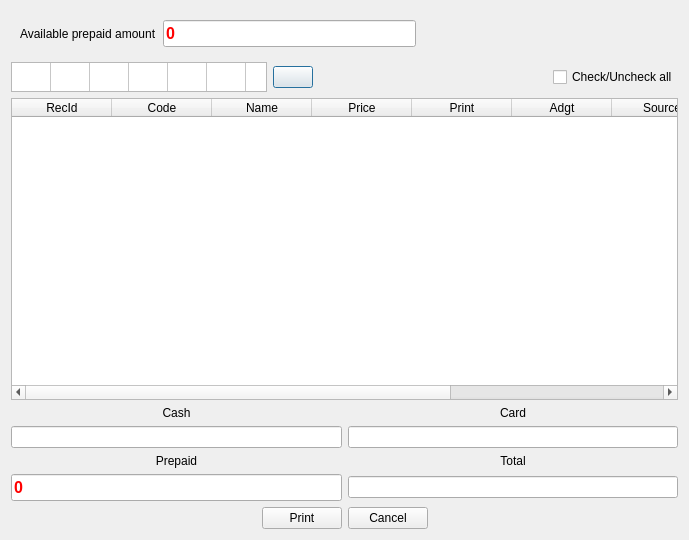
<?xml version="1.0" encoding="UTF-8"?>
<ui version="4.0">
 <class>PrintTaxD</class>
 <widget class="QDialog" name="PrintTaxD">
  <property name="geometry">
   <rect>
    <x>0</x>
    <y>0</y>
    <width>689</width>
    <height>540</height>
   </rect>
  </property>
  <property name="windowTitle">
   <string>Print tax</string>
  </property>
  <layout class="QVBoxLayout" name="verticalLayout">
   <item>
    <widget class="QWidget" name="widget_3" native="true">
     <layout class="QHBoxLayout" name="horizontalLayout_2">
      <item>
       <widget class="QLabel" name="label_5">
        <property name="text">
         <string>Available prepaid amount</string>
        </property>
       </widget>
      </item>
      <item>
       <widget class="EQLineEdit" name="leAvailablePrepaid">
        <property name="styleSheet">
         <string notr="true">font-size:12pt;
font-weight:bold;
color:red;</string>
        </property>
        <property name="text">
         <string>0</string>
        </property>
        <property name="readOnly">
         <bool>true</bool>
        </property>
       </widget>
      </item>
      <item>
       <spacer name="horizontalSpacer_4">
        <property name="orientation">
         <enum>Qt::Horizontal</enum>
        </property>
        <property name="sizeHint" stdset="0">
         <size>
          <width>174</width>
          <height>20</height>
         </size>
        </property>
       </spacer>
      </item>
     </layout>
    </widget>
   </item>
   <item>
    <widget class="QWidget" name="widget_4" native="true">
     <property name="sizePolicy">
      <sizepolicy hsizetype="Preferred" vsizetype="Preferred">
       <horstretch>0</horstretch>
       <verstretch>0</verstretch>
      </sizepolicy>
     </property>
     <layout class="QHBoxLayout" name="horizontalLayout_3">
      <property name="leftMargin">
       <number>0</number>
      </property>
      <property name="topMargin">
       <number>0</number>
      </property>
      <property name="rightMargin">
       <number>0</number>
      </property>
      <property name="bottomMargin">
       <number>0</number>
      </property>
      <item>
       <widget class="QTableWidget" name="tblFilter">
        <property name="maximumSize">
         <size>
          <width>16777215</width>
          <height>30</height>
         </size>
        </property>
        <property name="verticalScrollBarPolicy">
         <enum>Qt::ScrollBarAlwaysOff</enum>
        </property>
        <property name="horizontalScrollBarPolicy">
         <enum>Qt::ScrollBarAlwaysOff</enum>
        </property>
        <property name="editTriggers">
         <set>QAbstractItemView::NoEditTriggers</set>
        </property>
        <property name="selectionMode">
         <enum>QAbstractItemView::SingleSelection</enum>
        </property>
        <attribute name="horizontalHeaderVisible">
         <bool>false</bool>
        </attribute>
        <attribute name="horizontalHeaderDefaultSectionSize">
         <number>39</number>
        </attribute>
        <attribute name="verticalHeaderVisible">
         <bool>false</bool>
        </attribute>
        <row>
         <property name="text">
          <string>New Row</string>
         </property>
        </row>
        <column>
         <property name="text">
          <string>New Column</string>
         </property>
        </column>
        <column>
         <property name="text">
          <string>New Column</string>
         </property>
        </column>
        <column>
         <property name="text">
          <string>New Column</string>
         </property>
        </column>
        <column>
         <property name="text">
          <string>New Column</string>
         </property>
        </column>
        <column>
         <property name="text">
          <string>New Column</string>
         </property>
        </column>
        <column>
         <property name="text">
          <string>New Column</string>
         </property>
        </column>
        <column>
         <property name="text">
          <string>New Column</string>
         </property>
        </column>
       </widget>
      </item>
      <item>
       <widget class="QPushButton" name="btnClearFilter">
        <property name="text">
         <string/>
        </property>
        <property name="icon">
         <iconset resource="../Resort/res.qrc">
          <normaloff>:/images/remove_filter.png</normaloff>:/images/remove_filter.png</iconset>
        </property>
       </widget>
      </item>
      <item>
       <spacer name="horizontalSpacer_3">
        <property name="orientation">
         <enum>Qt::Horizontal</enum>
        </property>
        <property name="sizeHint" stdset="0">
         <size>
          <width>92</width>
          <height>20</height>
         </size>
        </property>
       </spacer>
      </item>
      <item>
       <widget class="EQCheckBox" name="chCheckUncheckAll">
        <property name="text">
         <string>Check/Uncheck all</string>
        </property>
       </widget>
      </item>
     </layout>
    </widget>
   </item>
   <item>
    <widget class="EQTableWidget" name="tblData">
     <property name="sizePolicy">
      <sizepolicy hsizetype="Expanding" vsizetype="Expanding">
       <horstretch>0</horstretch>
       <verstretch>4</verstretch>
      </sizepolicy>
     </property>
     <property name="editTriggers">
      <set>QAbstractItemView::NoEditTriggers</set>
     </property>
     <column>
      <property name="text">
       <string>RecId</string>
      </property>
     </column>
     <column>
      <property name="text">
       <string>Code</string>
      </property>
     </column>
     <column>
      <property name="text">
       <string>Name</string>
      </property>
     </column>
     <column>
      <property name="text">
       <string>Price</string>
      </property>
     </column>
     <column>
      <property name="text">
       <string>Print</string>
      </property>
     </column>
     <column>
      <property name="text">
       <string>Adgt</string>
      </property>
     </column>
     <column>
      <property name="text">
       <string>Source</string>
      </property>
     </column>
     <column>
      <property name="text">
       <string>Qty</string>
      </property>
     </column>
     <column>
      <property name="text">
       <string>Total</string>
      </property>
     </column>
    </widget>
   </item>
   <item>
    <widget class="QWidget" name="widget_2" native="true">
     <layout class="QGridLayout" name="gridLayout">
      <property name="leftMargin">
       <number>0</number>
      </property>
      <property name="topMargin">
       <number>0</number>
      </property>
      <property name="rightMargin">
       <number>0</number>
      </property>
      <property name="bottomMargin">
       <number>0</number>
      </property>
      <item row="1" column="1">
       <widget class="EQLineEdit" name="leCard">
        <property name="inputMask">
         <string/>
        </property>
       </widget>
      </item>
      <item row="3" column="1">
       <widget class="EQLineEdit" name="leTotal">
        <property name="readOnly">
         <bool>true</bool>
        </property>
       </widget>
      </item>
      <item row="1" column="0">
       <widget class="EQLineEdit" name="leCash">
        <property name="inputMask">
         <string/>
        </property>
       </widget>
      </item>
      <item row="0" column="1">
       <widget class="QLabel" name="label_3">
        <property name="text">
         <string>Card</string>
        </property>
        <property name="alignment">
         <set>Qt::AlignCenter</set>
        </property>
       </widget>
      </item>
      <item row="0" column="0">
       <widget class="QLabel" name="label_2">
        <property name="text">
         <string>Cash</string>
        </property>
        <property name="alignment">
         <set>Qt::AlignCenter</set>
        </property>
       </widget>
      </item>
      <item row="2" column="1">
       <widget class="QLabel" name="label">
        <property name="text">
         <string>Total</string>
        </property>
        <property name="alignment">
         <set>Qt::AlignCenter</set>
        </property>
       </widget>
      </item>
      <item row="3" column="0">
       <widget class="EQLineEdit" name="lePre">
        <property name="styleSheet">
         <string notr="true">font-size:12pt;
font-weight:bold;
color:red;</string>
        </property>
        <property name="inputMask">
         <string/>
        </property>
        <property name="text">
         <string>0</string>
        </property>
        <property name="readOnly">
         <bool>false</bool>
        </property>
       </widget>
      </item>
      <item row="2" column="0">
       <widget class="QLabel" name="label_4">
        <property name="text">
         <string>Prepaid</string>
        </property>
        <property name="alignment">
         <set>Qt::AlignCenter</set>
        </property>
       </widget>
      </item>
     </layout>
    </widget>
   </item>
   <item>
    <widget class="QWidget" name="widget" native="true">
     <property name="sizePolicy">
      <sizepolicy hsizetype="Preferred" vsizetype="Preferred">
       <horstretch>0</horstretch>
       <verstretch>0</verstretch>
      </sizepolicy>
     </property>
     <layout class="QHBoxLayout" name="horizontalLayout">
      <property name="leftMargin">
       <number>0</number>
      </property>
      <property name="topMargin">
       <number>0</number>
      </property>
      <property name="rightMargin">
       <number>0</number>
      </property>
      <property name="bottomMargin">
       <number>0</number>
      </property>
      <item>
       <spacer name="horizontalSpacer">
        <property name="sizePolicy">
         <sizepolicy hsizetype="Minimum" vsizetype="Minimum">
          <horstretch>0</horstretch>
          <verstretch>0</verstretch>
         </sizepolicy>
        </property>
        <property name="orientation">
         <enum>Qt::Horizontal</enum>
        </property>
        <property name="sizeHint" stdset="0">
         <size>
          <width>40</width>
          <height>20</height>
         </size>
        </property>
       </spacer>
      </item>
      <item>
       <widget class="QPushButton" name="btnPrint">
        <property name="sizePolicy">
         <sizepolicy hsizetype="Minimum" vsizetype="Fixed">
          <horstretch>0</horstretch>
          <verstretch>10</verstretch>
         </sizepolicy>
        </property>
        <property name="text">
         <string>Print</string>
        </property>
       </widget>
      </item>
      <item>
       <widget class="QPushButton" name="btnCancel">
        <property name="sizePolicy">
         <sizepolicy hsizetype="Minimum" vsizetype="Fixed">
          <horstretch>0</horstretch>
          <verstretch>10</verstretch>
         </sizepolicy>
        </property>
        <property name="text">
         <string>Cancel</string>
        </property>
       </widget>
      </item>
      <item>
       <spacer name="horizontalSpacer_2">
        <property name="sizePolicy">
         <sizepolicy hsizetype="Minimum" vsizetype="Minimum">
          <horstretch>0</horstretch>
          <verstretch>0</verstretch>
         </sizepolicy>
        </property>
        <property name="orientation">
         <enum>Qt::Horizontal</enum>
        </property>
        <property name="sizeHint" stdset="0">
         <size>
          <width>40</width>
          <height>20</height>
         </size>
        </property>
       </spacer>
      </item>
     </layout>
    </widget>
   </item>
  </layout>
 </widget>
 <customwidgets>
  <customwidget>
   <class>EQLineEdit</class>
   <extends>QLineEdit</extends>
   <header location="global">eqlineedit.h</header>
   <slots>
    <signal>customButtonClicked(bool)</signal>
   </slots>
  </customwidget>
  <customwidget>
   <class>EQTableWidget</class>
   <extends>QTableWidget</extends>
   <header location="global">eqtablewidget.h</header>
  </customwidget>
  <customwidget>
   <class>EQCheckBox</class>
   <extends>QCheckBox</extends>
   <header location="global">eqcheckbox.h</header>
  </customwidget>
 </customwidgets>
 <resources>
  <include location="../Resort/res.qrc"/>
 </resources>
 <connections/>
</ui>
